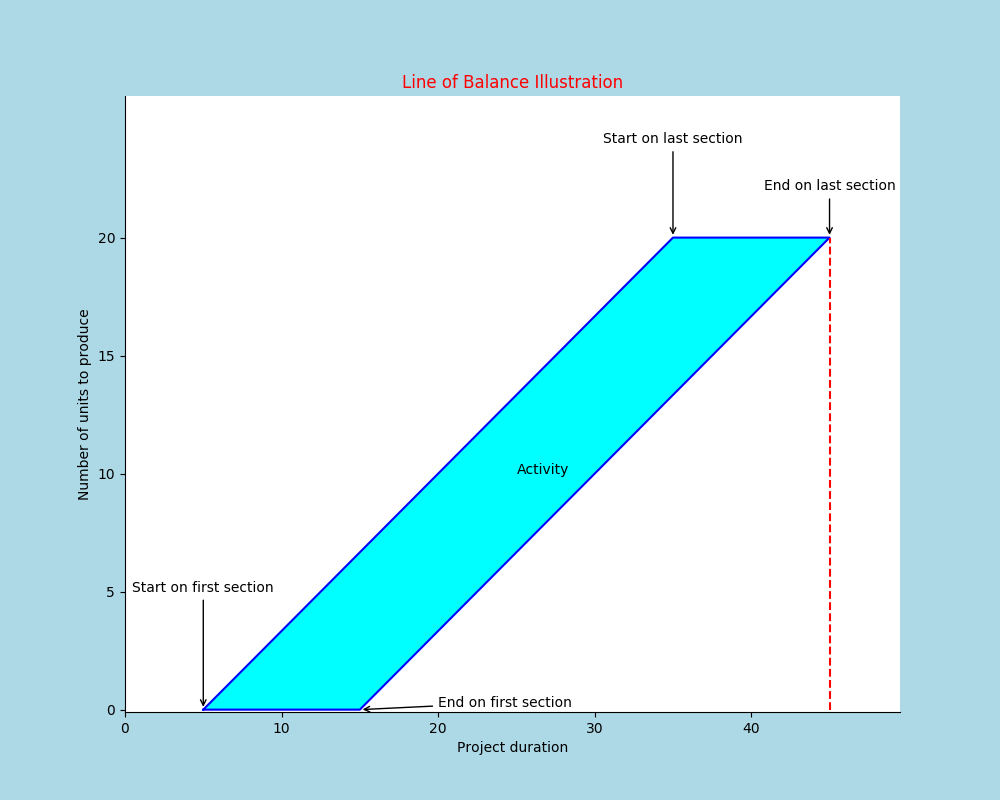

The Python source for this figure:
"""Illustration of the various points in the line of balance
diagram"""

import matplotlib.pyplot as plt
import matplotlib.path as mpath
import numpy as np

def generate_single_plot(ex1, ex2, ex3, ex4, ymin, ymax):
    """Generate plot from points"""

    fig = plt.figure(figsize=(10,8), facecolor='lightblue', edgecolor='g')

    label_x_position = (ex2 + ex3)//2
    label_y_position = (ymax + ymin)//2
    space = np.linspace(ymin, ymax, 5)
    plt.yticks(space)
    plt.ylabel("Number of units to produce")
    plt.xlabel("Project duration")
    # plt.tight_layout()

    Path = mpath.Path
    path_data = [
        (Path.MOVETO, (ex1, ymin)),
        (Path.LINETO, (ex3, ymax)),
        (Path.LINETO, (ex4, ymax)),
        (Path.LINETO, (ex2, ymin)),
        (Path.CLOSEPOLY, (ex1, ymin))
    ]
    codes, verts = zip(*path_data)
    path = mpath.Path(verts, codes)

    # plot and fill control points and connecting lines
    x_vals, y_vals = zip(*path.vertices)
    plt.plot(x_vals, y_vals, 'b-')
    plt.fill(x_vals, y_vals, 'cyan')
    plt.text(label_x_position, label_y_position, "Activity")
    plt.plot([ex4, ex4], [ymin, ymax], 'r--')
    plt.title("Line of Balance Illustration", color='k')

    # add annotations
    plt.annotate('Start on first section', xy=(ex1, ymin), xytext=(ex1, ymin+5),
                 arrowprops=dict(arrowstyle='->'), horizontalalignment='center')
    plt.annotate('End on first section', xy=(ex2, ymin), xytext=(ex2+5, ymin),
                 arrowprops=dict(arrowstyle='->'), verticalalignment='right')
    plt.annotate('Start on last section', xy=(ex3, ymax), xytext=(ex3, ymax+4),
                 arrowprops=dict(arrowstyle='->'), horizontalalignment='center')
    plt.annotate('End on last section', xy=(ex4, ymax), xytext=(ex4, ymax+2),
                 arrowprops=dict(arrowstyle='->'), horizontalalignment='center')

    axes = plt.gca()
    axes.title.set_color('red')

    axes.set_xlim(0, 1.1*ex4)
    axes.set_ylim(-0.1, 1.3*ymax)
    axes.spines['right'].set_visible(False)
    axes.spines['top'].set_visible(False)

    plt.savefig("line_of_balance_illustrator.pdf", facecolor=fig.get_facecolor(), dpi=100)
    plt.savefig("line_of_balance_illustrator.png", facecolor=fig.get_facecolor(), dpi=100)

    plt.show()

generate_single_plot(5, 15, 35, 45, 0, 20)


# run line_of_balance_illustrator.py
